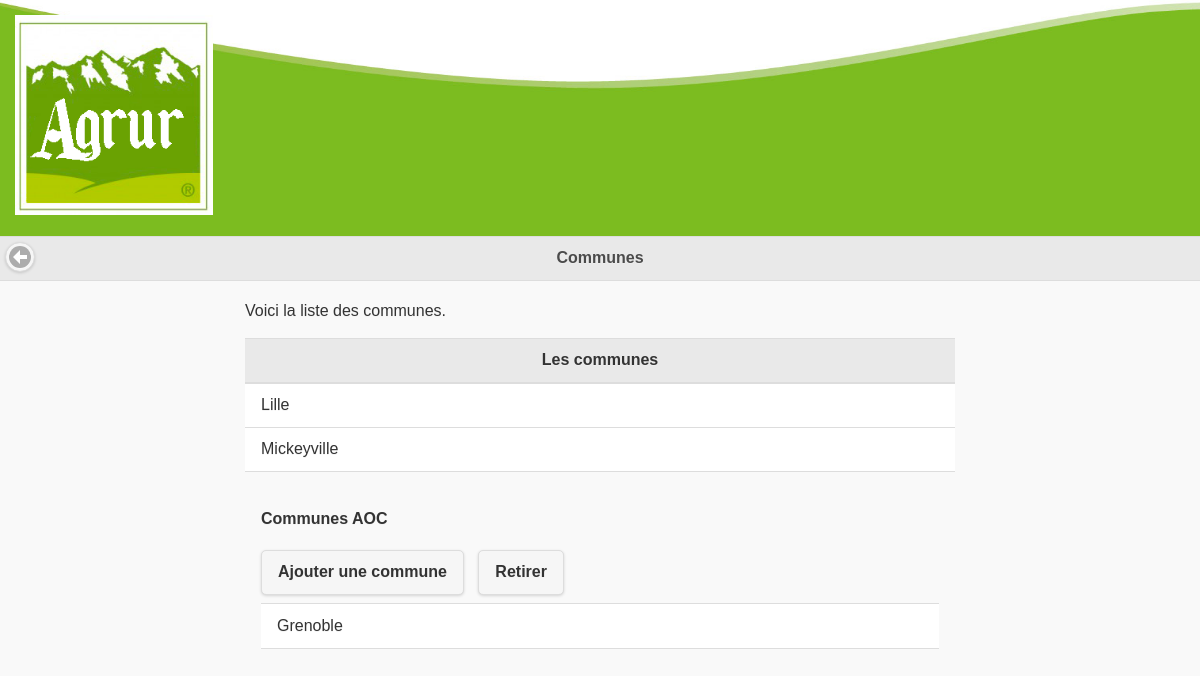
The page /interface/communes.php on the database its author committed.
### tables this page shows
CREATE TABLE `commune` (
`id_commune` int(11) NOT NULL,
  `nom_commune` varchar(250) NOT NULL,
  `commune_aoc` int(1) NOT NULL
);

### interface/communes.php (the view, shortened to what this page needs)
<!DOCTYPE html>
<html lang="fr">
<head>
  <?php include('../common/head.php'); ?>
  <?php include('../src/bdd_connect.php'); ?>
</head>
<body>
  <header>
    <?php include('../common/header.php'); ?>
  </header>
  <div data-role="header">
    <a href="#" data-rel="back" data-icon="arrow-l" data-iconpos="notext" data-shadow="true" data-iconshadow="true" data-transition="slidefade" class="ui-icon"></a>
    <h1>Communes</h1>
  </div>
  <div class="main-container">
      <div class="sub-container">
        <p>
          Voici la liste des communes.
        </p>
        <div data-role="header">
          <h6>Les communes</h6>
        </div>
        <ul data-role="listview">
          <?php
          $sql = $connexion->query('SELECT id_commune, nom_commune FROM commune WHERE commune_aoc = 0');
          try
          {
            $sql->execute();
            while($donnees_commune = $sql->fetch())
            {
            ?>
              <li>
                <?php echo($donnees_commune['nom_commune']); ?>
              </li>
            <?php
            }
          }
          catch(Exception $e)
          {
            echo('Erreur : '.$e->getMessage());
          }
          ?>
        </ul>
        <div style="height:30px;"></div>
        <div class="ui-corner-all custom-corners">
          <div class="ui-bar ui-bar-c">
            <h3>Communes AOC</h3>
          </div>
          <div class="ui-body ui-body-c">
            <a href="#popupAjouterCommuneAOC" data-rel="popup" data-position-to="window" class="ui-btn ui-corner-all ui-shadow ui-btn-inline ui-icon-plus ui-btn-a" data-transition="pop">Ajouter une commune</a>
            <a href="#popupRetirerCommuneAOC" data-rel="popup" data-position-to="window" class="ui-btn ui-corner-all ui-shadow ui-btn-inline ui-icon-minus ui-btn-a" data-transition="pop">Retirer</a>
            <ul data-role="listview">
              <?php
              $sql = $connexion->query('SELECT id_commune, nom_commune FROM commune WHERE commune_aoc = 1');
              try
              {
                $sql->execute();
                while($donnees_commune = $sql->fetch())
                {
                ?>
                <li>
                  <?php echo($donnees_commune['nom_commune']); ?>
                </li>
                <?php
                }
              }
              catch(Exception $e)
              {
                echo('Erreur : '.$e->getMessage());
              }
              ?>
            </ul>
          </div>
        </div>
    </div>
  </div>
</body>
</html>

### style/main.css (style rules this page uses)
body { margin: 0px; font-family: Roboto; }
a { color: black; text-decoration: none; }
header { background-image: url(../images/footer.png); background-size: cover; background-repeat: no-repeat; }
.main-container { margin-left: auto; margin-right: auto; max-width: 750px; min-width: 265px; }
.sub-container { margin: 20px; }

### style/objects.css (style rules this page uses)
h1 { color: rgb(75, 75, 75); }
li { list-style: none; }

### rows shown on the page
commune: nom_commune "Lille"
commune: nom_commune "Mickeyville"
commune: nom_commune "Grenoble"
